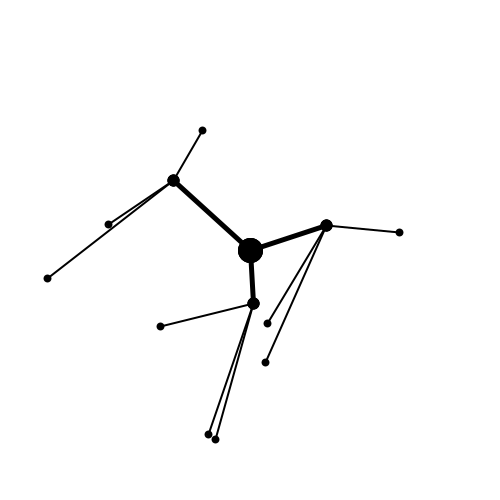
Frame 1 (no input)
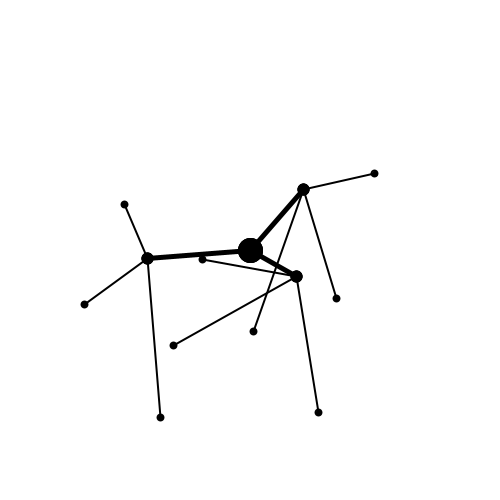
Frame 60 (the mouse pressed at the canvas centre just before this capture)
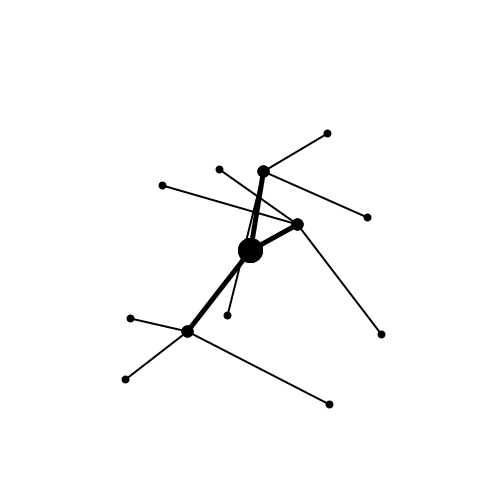
Frame 120 (the mouse held since frame 60 and released just before this capture)

The Processing sketch that drew these frames (run headless with seeded random() and noise(); from frame 60 on, the mouse is pressed at the canvas centre):

// Processing sketch: processing_124542
// ── processing_124542.pde

Node tree;
int max_fanout = 3; // maximum node fanout
int max_level = 3; // maximum tree depth
int span = 50;
int jump = 2;


void setup() {
 size(500, 500);
 tree = new Node(width/2, height/2, 1, 3, 0, 0);
}

void draw() {
   background(255);
  tree.picture();
  tree.update();
}

void mouseReleased() {
   tree = new Node(width/2, height/2, 1, 3, 0, 0);
} 

class Node {
  
  float x, y; // node positions
  int level; // node level
  int fanout; // node fanout
  float angle, radius; // node polar coordinates wrt parent node
  float rotation; // node rotation speed
  Node[] children; // list of children
  
  Node(float _x, float _y, int _level, int _fanout, float _angle, float _radius) {
    x = _x;
    y = _y;
    level = _level;
    fanout = _fanout;
    angle = _angle;
    radius = _radius;
    rotation = radians(random(-1, 1));
    
    children = new Node[fanout];
    for (int i = 0; i < fanout; i++) {
      int clevel = level + 1;
      int cfanout;
      if (level < (max_level - 1)) { // node with internal children
        cfanout = max_fanout; 
      } else { // node with leaf children
        cfanout = 0; 
      }
      float cradius = random(50, width/3); 
      float cangle = random(0, TWO_PI);
      float cx = x + cos(cangle) * cradius;
      float cy = y + sin(cangle) * cradius;
      children[i] = new Node(cx, cy, clevel, cfanout, cangle, cradius);
    }
    
  }
    
  void picture() {
    for (int i = 0; i < fanout; i++) {
      if (level > 0) {
        fill(0);
        stroke(0);
        strokeWeight(5 / level);
        ellipse(x, y, 20 / level, 20 / level); // draw node
        if (level == (max_level - 1)) { 
          ellipse(children[i].x, children[i].y, 20 / (level+1), 20 / (level+1)); // draw node
        }
        line(x, y, children[i].x, children[i].y); // draw edge
      }
      children[i].picture();
    }
  }
  
  void update() {
    for (int i = 0; i < fanout; i++) {
      children[i].angle += children[i].rotation; 
      children[i].x = x + cos(children[i].angle) * children[i].radius;
      children[i].y = y + sin(children[i].angle) * children[i].radius;
      children[i].update();
    }



    
  }

  
}
